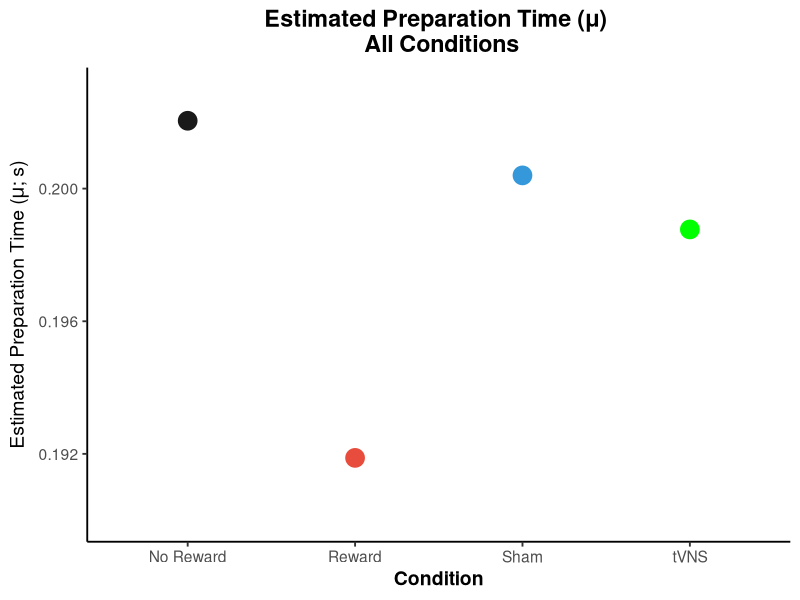

This figure's R source:
library(ggplot2)
library(dplyr)

# 1. Calculate exact mu values from the model coefficients
# Reward Experiment: Intercept = No Reward, Intercept + reward_type2 = Reward
mu_no_reward <- 0.2020459
mu_reward    <- 0.2020459 + (-0.0101667)

# tVNS Experiment: Intercept = Sham, Intercept + stim_type2 = tVNS
mu_sham      <- 0.2003983
mu_tvns      <- 0.2003983 + (-0.0016293)

# 2. Build the tidy dataframe for plotting
plot_data <- data.frame(
  condition = factor(c("No Reward", "Reward", "Sham", "tVNS"), 
                     levels = c("No Reward", "Reward", "Sham", "tVNS")),
  mu_value = c(mu_no_reward, mu_reward, mu_sham, mu_tvns),
  experiment = c("Reward Paradigm", "Reward Paradigm", "tVNS Paradigm", "tVNS Paradigm")
)

# 3. Define the requested color palette
condition_colors <- c(
  "No Reward" = "gray10", 
  "Reward"    = "#e74c3c",
  "Sham"      = "#3498db",
  "tVNS"      = "green"
)

# 4. Generate the dot plot
ggplot(plot_data, aes(x = condition, y = mu_value, color = condition)) +
  # Connecting lines grouped by experiment paradigm for visual clarity
  #geom_line(aes(group = experiment), color = "gray70", linetype = "dashed", linewidth = 0.8) +
  # Points for each condition
  geom_point(size = 6) +
  # Custom colors
  scale_color_manual(values = condition_colors) +
  # Theme and labels
  theme_classic(base_size = 14) +
  labs(
    title = "Estimated Preparation Time (μ) \n All Conditions",
    x = "Condition",
    y = expression("Estimated Preparation Time (" * mu * "; s)")
  ) +
  theme(
    plot.title = element_text(face = "bold", hjust = 0.5),
    plot.subtitle = element_text(hjust = 0.5, color = "gray30"),
    axis.title = element_text(face = "bold"),
    legend.position = "none"
  ) +ylim(0.19, 0.203)
